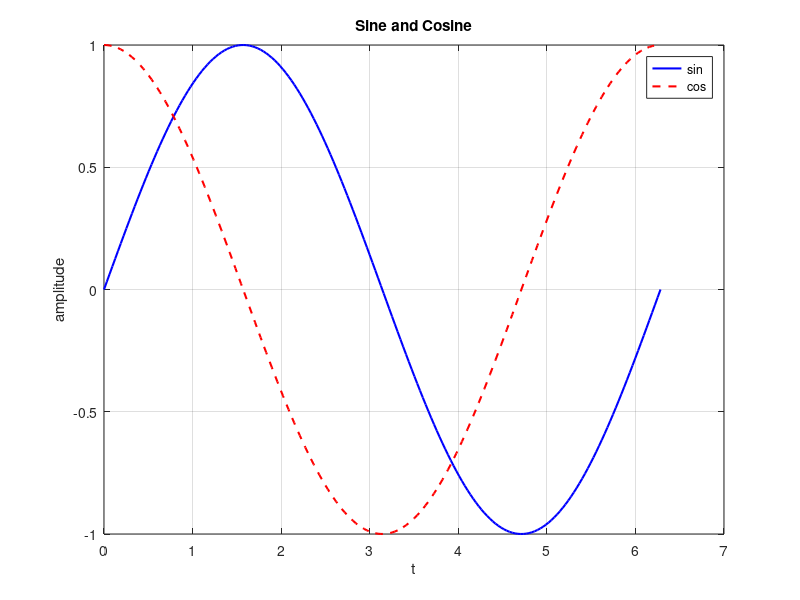

Source code (MATLAB):
% Plotting with matplotlib-equivalent features
t = linspace(0, 2*pi, 200);
y1 = sin(t);
y2 = cos(t);
figure;
plot(t, y1, 'b', 'LineWidth', 1.5);
hold on;
plot(t, y2, 'r--', 'LineWidth', 1.5);
xlabel('t');
ylabel('amplitude');
title('Sine and Cosine');
legend('sin', 'cos', 'Location', 'Best');
grid on;
